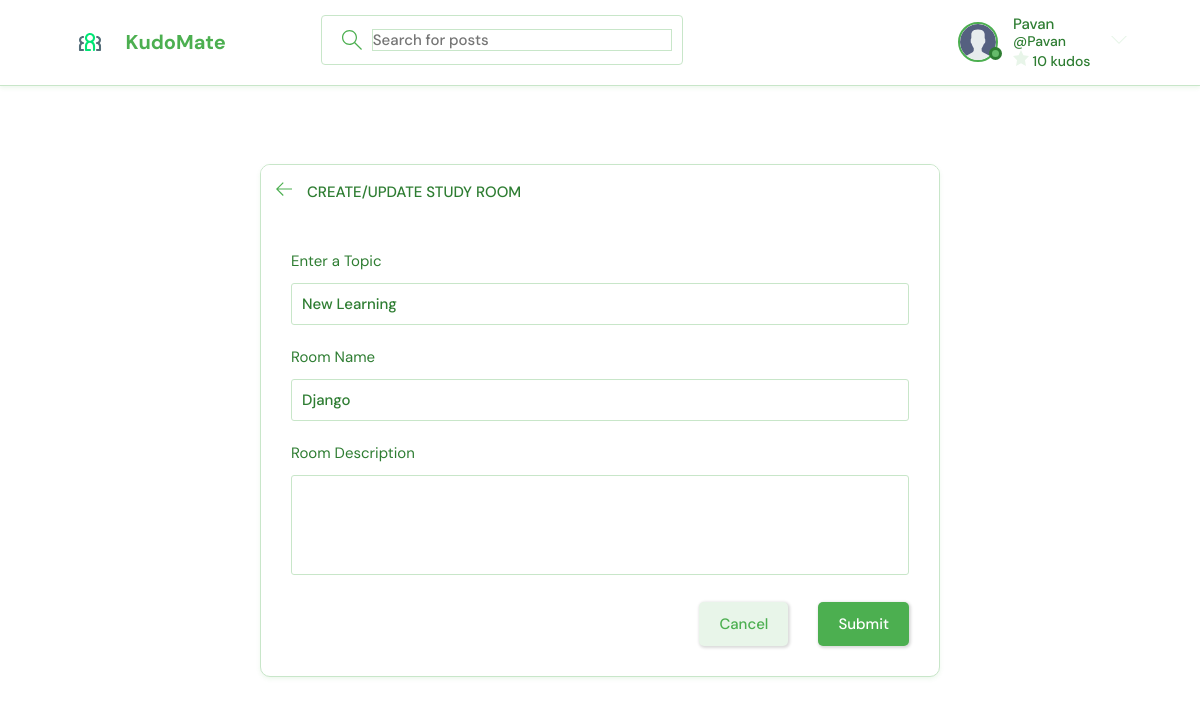
The app's page /update-room/1/ (signed in) with its own data.
### base/models.py (models this page shows, shortened)
class User(AbstractUser):
    name = models.CharField(max_length=200, null=True)
    email = models.EmailField(unique=True, null=True)
    bio = models.TextField(null=True)
    avatar = models.ImageField(null=True, default="avatar.svg")
    credits = models.IntegerField(default=0)
    USERNAME_FIELD = 'email'
    REQUIRED_FIELDS = ['username']  # email is automatically required by USERNAME_FIELD
    objects = UserManager()

class Room(models.Model):
    host = models.ForeignKey(User, on_delete=models.SET_NULL, null=True)
    topic = models.ForeignKey(Topic, on_delete=models.SET_NULL, null=True)
    name = models.CharField(max_length=200)
    description = models.TextField(null=True, blank=True)
    participants = models.ManyToManyField(
        User, related_name='participants', blank=True)
    updated = models.DateTimeField(auto_now=True)
    created = models.DateTimeField(auto_now_add=True)
    class Meta:
        ordering = ['-updated', '-created']

class Topic(models.Model):
    name = models.CharField(max_length=200)

### base/views.py (the view, shortened to what this page needs)
# urls.py: path('update-room/<str:pk>/', views.updateRoom, name="update-room"),
@login_required(login_url='login')
def updateRoom(request, pk):
    room = Room.objects.get(id=pk)
    form = RoomForm(instance=room)
    topics = Topic.objects.all()
    if request.user != room.host:
        return HttpResponse('Your are not allowed here!!')
    context = {'form': form, 'topics': topics, 'room': room}
    return render(request, 'base/room_form.html', context)

### base/forms.py
class RoomForm(ModelForm):
    class Meta:
        model = Room
        fields = '__all__'
        exclude = ['host', 'participants']

### base/templates/base/room_form.html (shortened to what this page needs)
{% extends 'main.html' %}
{% block content %}
<main class="create-room layout">
  <div class="container">
    <div class="layout__box">
      <div class="layout__boxHeader">
        <div class="layout__boxTitle">
          <a href="{{request.META.HTTP_REFERER}}">
            <svg version="1.1" xmlns="http://www.w3.org/2000/svg" width="32" height="32" viewBox="0 0 32 32">
              <title>arrow-left</title>
              <path
                d="M13.723 2.286l-13.723 13.714 13.719 13.714 1.616-1.611-10.96-10.96h27.625v-2.286h-27.625l10.965-10.965-1.616-1.607z">
              </path>
            </svg>
          </a>
          <h3>Create/Update Study Room</h3>
        </div>
      </div>
      <div class="layout__body">
        <form class="form" action="" method="POST">
          <div class="form__group">
            <label for="room_topic">Enter a Topic</label>
            <input required type="text" value="{{room.topic.name}}" name="topic" list="topic-list" />
          </div>
          <div class="form__group">
            <label for="room_name">Room Name</label>
            {{form.name}}
          </div>
          <div class="form__group">
            <label for="room_description">Room Description</label>
            {{form.description}}
          </div>
          <div class="form__action">
            <a class="btn btn--dark" href="{{request.META.HTTP_REFERER}}">Cancel</a>
            <button class="btn btn--main" type="submit">Submit</button>
          </div>
        </form>
      </div>
    </div>
  </div>
</main>
{% endblock content %}

### templates/navbar.html (shortened to what this page needs)
{% load static %}
<header class="header header--loggedIn">
    <div class="container">
        <a href="{% url 'home' %}" class="header__logo">
            <img src="{% static 'images/logo.svg' %}" />
            <h1>KudoMate</h1>
        </a>
        <form class="header__search" method="GET" action="{% url 'home' %}">
            <label>
                <input name="q" placeholder="Search for posts" />
            </label>
        </form>
        <nav class="header__menu">
            {% if request.user.is_authenticated %}
            <div class="header__user">
                <a href="{% url 'update-user' %}">
                    <div class="avatar avatar--medium active">
                        <img src="{{request.user.avatar.url}}" />
                    </div>
                    <p>
                        {{request.user.username}}
                        <span>@{{request.user.username}}</span>
                        <span class="credits-display">
                            <svg version="1.1" xmlns="http://www.w3.org/2000/svg" width="32" height="32" viewBox="0 0 32 32">
                                <title>star</title>
                                <path d="M16 0l4.9 10.5 11.1 1.6-8 8.2 1.9 11.7-9.9-5.4-9.9 5.4 1.9-11.7-8-8.2 11.1-1.6z"></path>
                            </svg>
                            {{ request.user.credits }} kudos
                        </span>
                    </p>
                </a>
                <button class="dropdown-button">
                    <svg version="1.1" xmlns="http://www.w3.org/2000/svg" width="32" height="32" viewBox="0 0 32 32">
                        <title>chevron-down</title>
                        <path d="M16 21l-13-13h-3l16 16 16-16h-3l-13 13z"></path>
                    </svg>
                </button>
            </div>
            {% else %}
            <a href="{% url 'login' %}">
                <img src="{% static 'images/avatar.svg' %}" />
                <p>Login</p>
            </a>
            {% endif %}
        </nav>
    </div>
</header>

### static/styles/light-theme-override.css (style rules this page uses)
body { background-color: #FFFFFF !important; color: #2E7D32 !important; }
.header { background-color: #FFFFFF !important; border-bottom: 1px solid #C8E6C9 !important; box-shadow: 0 2px 4px rgba(76, 175, 80, 0.1) !important; }
.header__logo h1 { color: #4CAF50 !important; }
.roomListRoom, .activities, .layout__box, .room { background-color: #FFFFFF !important; border: 1px solid #C8E6C9 !important; box-shadow: 0 2px 4px rgba(76, 175, 80, 0.1) !important; }
.header__search > label { background-color: #FFFFFF !important; border: 1px solid #C8E6C9 !important; }
.header__search input { color: #2E7D32 !important; }
h1, h2, h3, h4, h5, h6, p, span { color: #2E7D32 !important; }
a { color: #4CAF50 !important; }
.btn--main { background-color: #4CAF50 !important; color: #FFFFFF !important; }
input, textarea, select { background-color: #FFFFFF !important; border: 1px solid #C8E6C9 !important; color: #2E7D32 !important; }
[class*="__box"], [class*="__header"], [class*="__content"] { background-color: #FFFFFF !important; }
* { color: #2E7D32; }

### records on screen
User: user.avatar (placeholder picture), user.username "Pavan", user.credits "10"
Room: topic "New Learning", name "Django"
